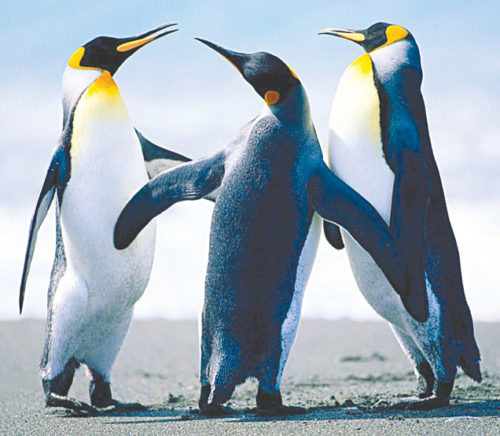
%> input picture penguin.jpg, 500 x 436 px
$ octave enhancementhistoequi.m   (GNU Octave 9; MATLAB toolbox functions it lacks are replaced by stand-ins)
%> lines starting %> are read from the running program, lines starting %| are printed output that depends on the picture
% Image Enhancement
I=imread('penguin.jpg');
%> I is the input picture: size 436x500x3 uint8; mean R, G, B 157.2, 171.7, 183.3
subplot(4,2,1); imshow(I); title('Original Image');
g=rgb2gray(I);
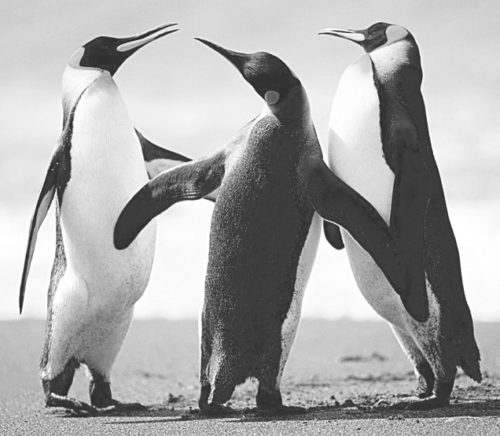
%> g: size 436x500 uint8; min 29, max 255, mean 168.7
subplot(4,2,5); imshow(g); title('Gray Image');
J=imadjust(g,[0.3 0.7],[]);
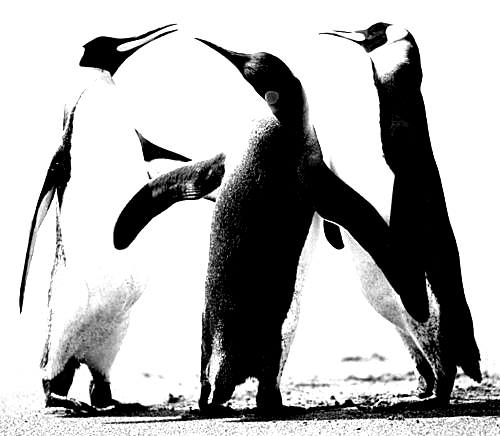
%> J: size 436x500 uint8; min 0, max 255, mean 177
subplot(4,2,3); imshow(J); title('Enhanced Image');
D= imadjust(I,[0.2 0.3 0; 0.6 0.7 1],[]);
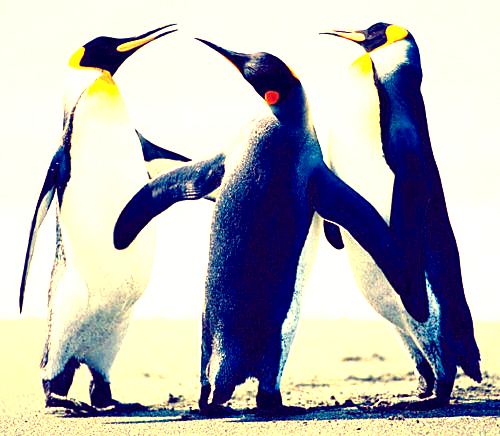
%> D: size 436x500x3 uint8; mean R, G, B 180.4, 180.1, 183.3
subplot(4,2,4);imshow(D);title('Enhanced Image 2');
% Histogram and Histogram Equalization
subplot(4,2,7); imhist(g); title('Histogram of Gray Image');
m=histeq(g);
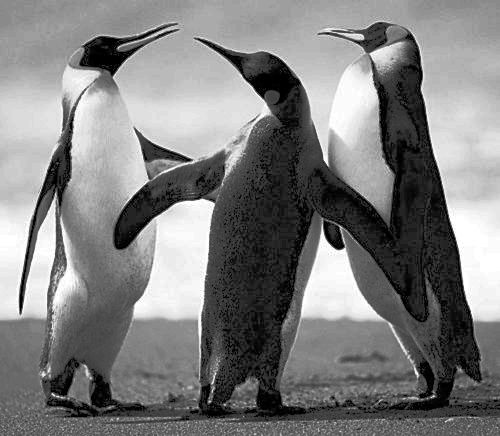
%> m: size 436x500 uint8; min 0, max 255, mean 126.6
subplot(4,2,6); imshow(m); title('Equalized Image');
subplot(4,2,8); imhist(m); title('Histogram of Equalized Image');
%> after `title('Histogram of Equalized Image')`:
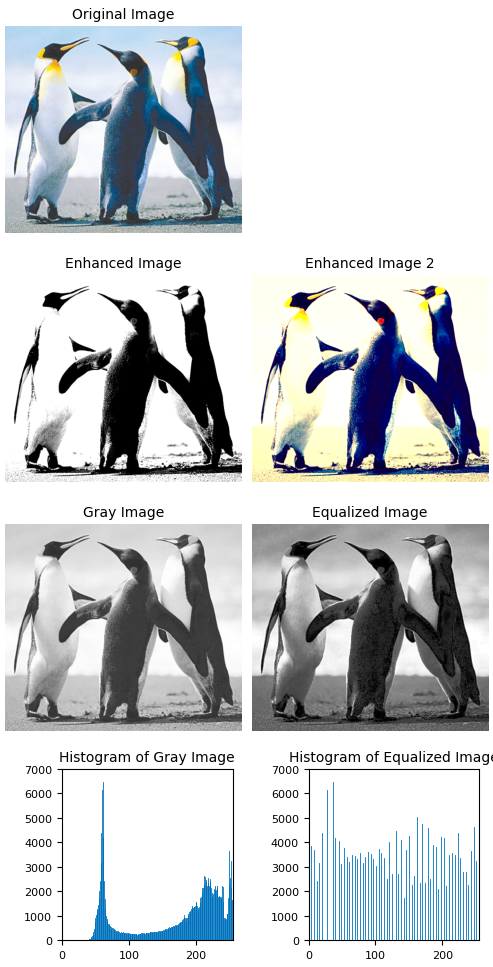
%> figure redrawn from the program's plot data, 7 panels

$ run again, with cancer11.jpg copied over penguin.jpg
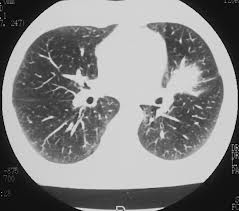
%> input picture cancer11.jpg, 239 x 211 px
%> I is the input picture: size 211x239x3 uint8; min 0, max 242, mean 133.1
%> `D= imadjust(I,[0.2 0.3 0; 0.6 0.7 1],[]);`:
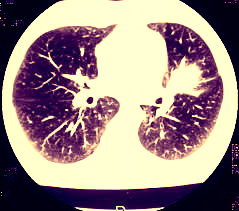
%> D: size 211x239x3 uint8; mean R, G, B 155.3, 135, 133.1
%> `m=histeq(g);`:
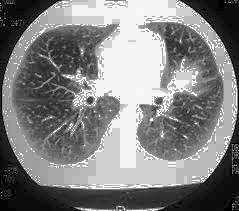
%> m: size 211x239 uint8; min 0, max 255, mean 129.5
